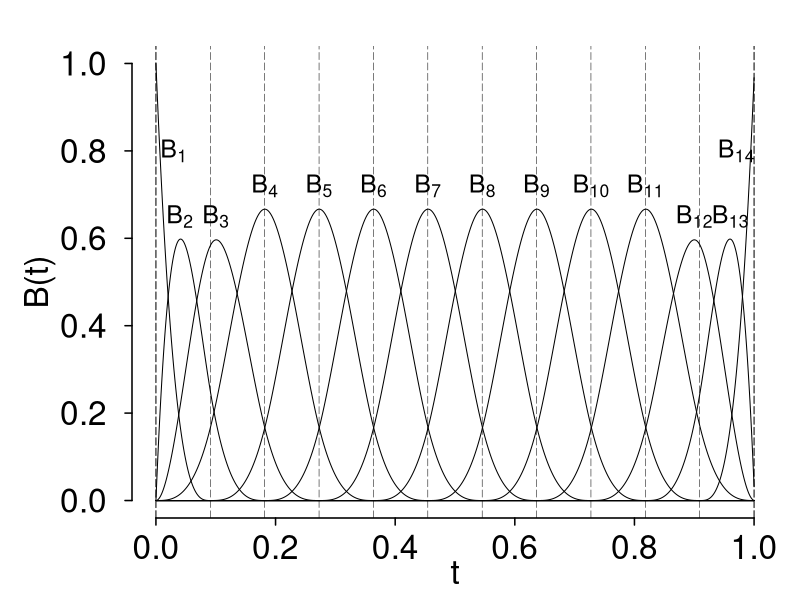

R code for this plot:
#
# title     : plotBSplineIllustration.R
# purpose   : Create an illustration plot of the B-splines, 3-rd degree
# author    : WD41, LRS/EPFL/PSI
# date      : September 2017
#
# Custom function -------------------------------------------------------------
spline_function <- function(x, knots, i, p)
{
    # number of basis functions
    if (p == 0)
    {
        if (knots[i] <= x && x < knots[i+1])
        {
            return(1)
        } else {
            return(0)
        }
    }
    else
    {
        y <- alpha(x, knots, i, p) * spline_function(x, knots, i, p - 1) +
            (1 - alpha(x, knots, i + 1, p)) * 
            spline_function(x, knots, i + 1, p - 1)
        return(y) 
    }
}

alpha <- function(x, knots, i, p) {
    if (knots[i] == knots[i+p])
    {
        return(0)
    } else
    {
        return((x - knots[i]) / (knots[i+p] - knots[i]))
    }
}

# Global Variables ------------------------------------------------------------
otpfullname <- c("./figures/plotBSplineIllustration.pdf")

# Graphic Parameters
fig_size <- c(10, 5)                    # width, height
margin   <- c(4, 6.5, 2.2, 1) + 0.1     # canvas margin (bot, left, top, right)
cex_axis <- 2.0     # Axis marker size
cex_lab  <- 2.0     # Axis label size
cex_main <- 3.0     # Main title size
tck_len  <- -0.35   # Tick length
cex_text <- 1.5     # Text annotation size
cex_lab_shift <- 1.25   # Shift of the axis label from the axis

# Set up knots ----------------------------------------------------------------
pdf(otpfullname, family = "CM Roman",
    width = fig_size[1], height = fig_size[2])
par(mfrow = c(1, 1), mar = margin, las = 1, oma = c(0, 0, 0, 0),
    bty = "n")
# Set up knots
knots_interior <- seq(0,1,length.out = 12)
knots <- c(0, 0, 0, knots_interior, 1.0, 1.0, 1.0)

# Set plotting canvas
plot(-1, -1, xlab = "", ylab = "",
     type = "n", axes = FALSE, ylim = c(0, 1), xlim = c(0, 1))
# Set Axis, Ticks and Labels
# x-axis
axis(side = 1, lwd = 1.5,
     at = c(0, 0.2, 0.4, 0.6, 0.8, 1.0), 
     mgp = c(3, cex_lab_shift, 0), 
     tcl = tck_len, cex.axis = cex_axis)
title(xlab = "t", mgp = c(2.5, 0, 0), cex.lab = cex_lab)
# y-axis
axis(side = 2, lwd = 1.5,
     at = c(0, 0.2, 0.4, 0.6, 0.8, 1.0), 
     mgp = c(2, cex_lab_shift, 0), 
     tcl = tck_len, 
     cex.axis = cex_axis)
title(ylab = "B(t)", mgp = c(4.0, 0, 0), cex.lab = cex_lab)
# Plot each B-Spline function
for (i in 1:14)
{
    x_tests <- c()
    for (j in seq(0,0.999,length.out = 1000))
    {
        x_tests <- c(x_tests, spline_function(j, knots, i, 3))
    }
    lines(seq(0,1,length.out = 1000), x_tests)    
}
# Plot vertical lines indicating knots
for (i in 2:11)
{
    abline(v=knots_interior[i], lty = 5, lwd = 0.5)
}
abline(v=knots_interior[1], lty = 5, lwd = 1)
abline(v=knots_interior[12], lty = 5, lwd = 1)
# Text Annotation
text(0.03, 0.8, expression(B[1]), cex = cex_text)
text(0.04, 0.65, expression(B[2]), cex = cex_text)
text(0.10, 0.65, expression(B[3]), cex = cex_text)
expression(substitute("B[",i,"]"))
for (i in 4:11)
{
    text(knots_interior[i-1], 0.72, bquote(B[.(i)]), cex = cex_text)
}
text(0.9, 0.65, expression(B[12]), cex = cex_text)
text(0.96, 0.65, expression(B[13]), cex = cex_text)
text(0.97, 0.8, expression(B[14]), cex = cex_text)

dev.off()
